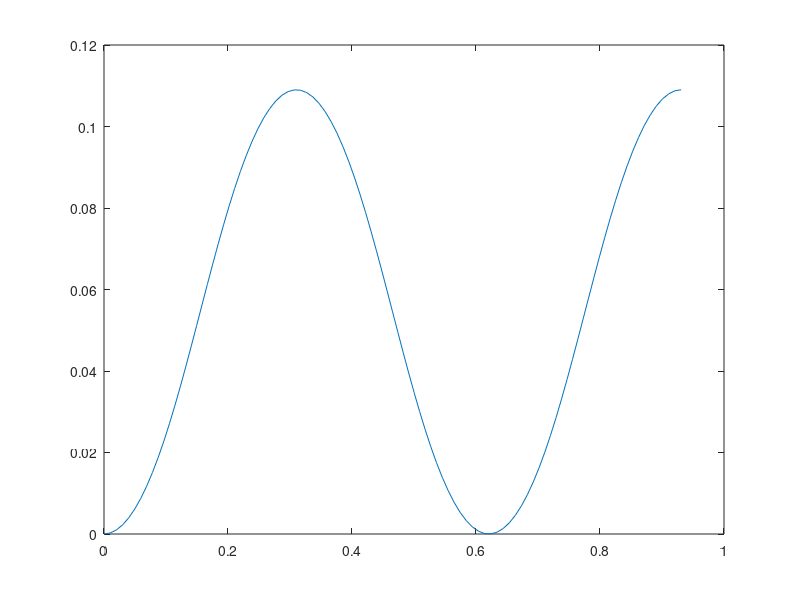

Recreate this plot in MATLAB.
clear all
load snakeendpoint

A = 5;
k = 3;
N = 100;

ds=1/N;
s=(0:N)*ds;
t=0;

theta =  (A/(k*pi))*((sin(k*pi*s + 2*pi*t)) - sin(2*pi*t));
xvector=ds*cumtrapz(cos(theta));
yvector=ds*cumtrapz(sin(theta));

axis([-0.05 1.0 0.05 0.15]);
axis('image')
plot(xvector,yvector)